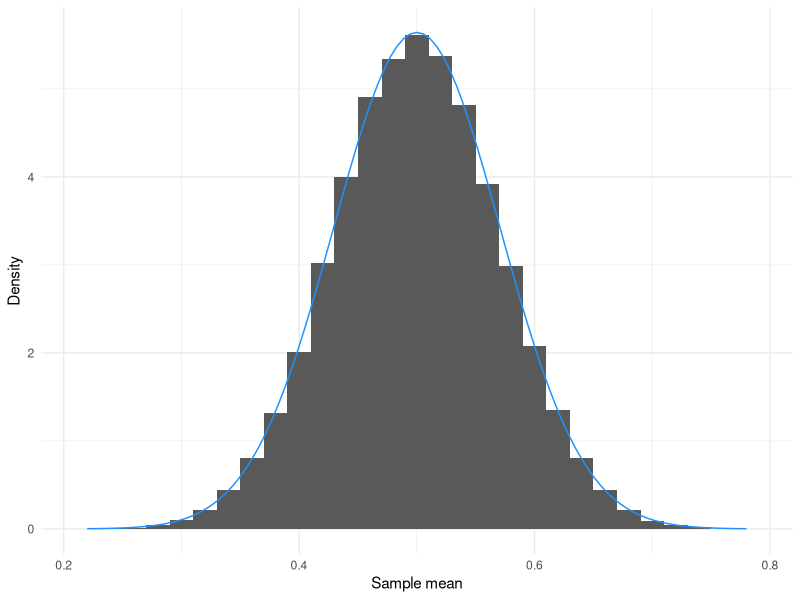
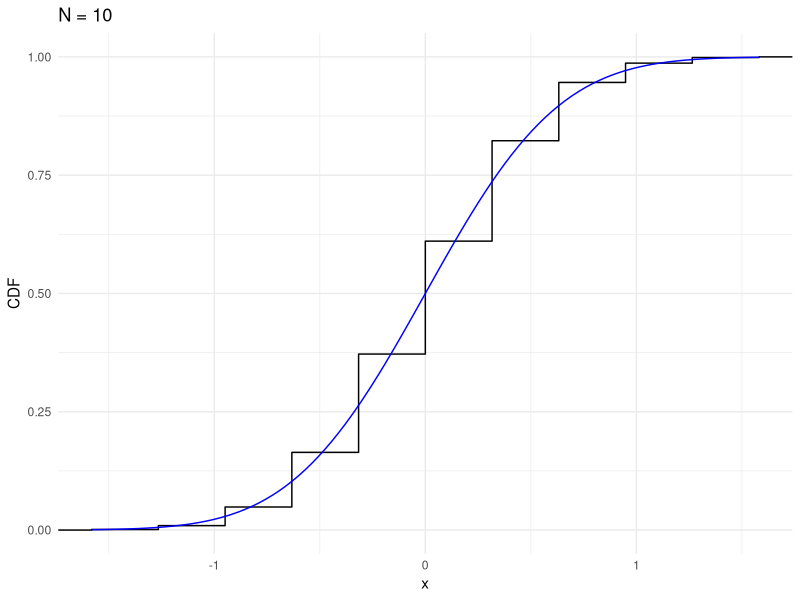
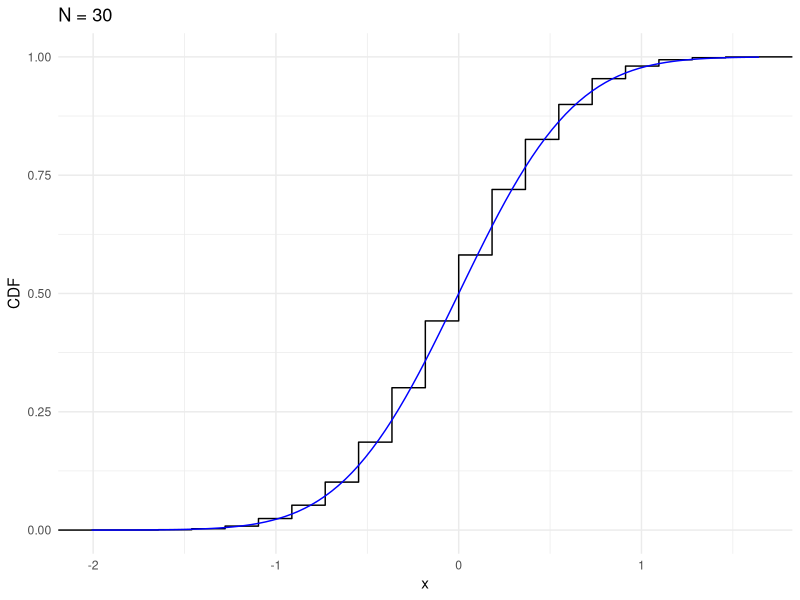
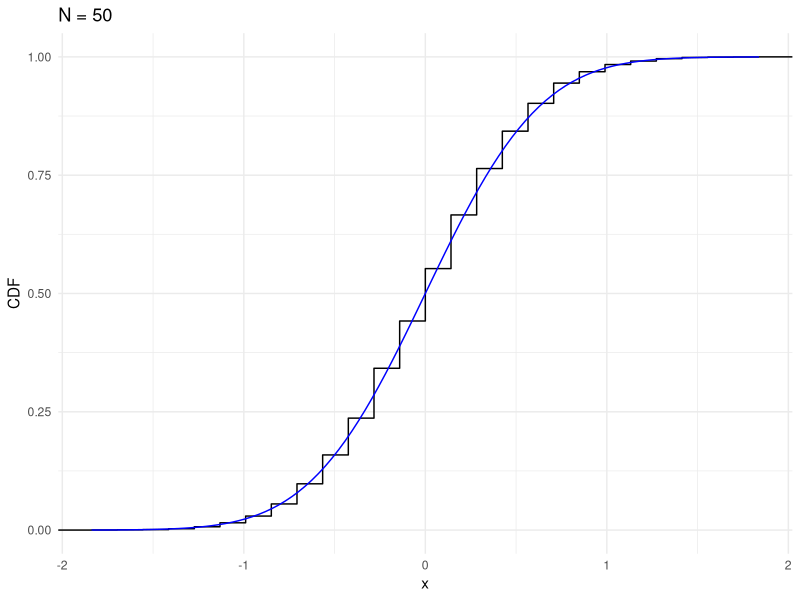
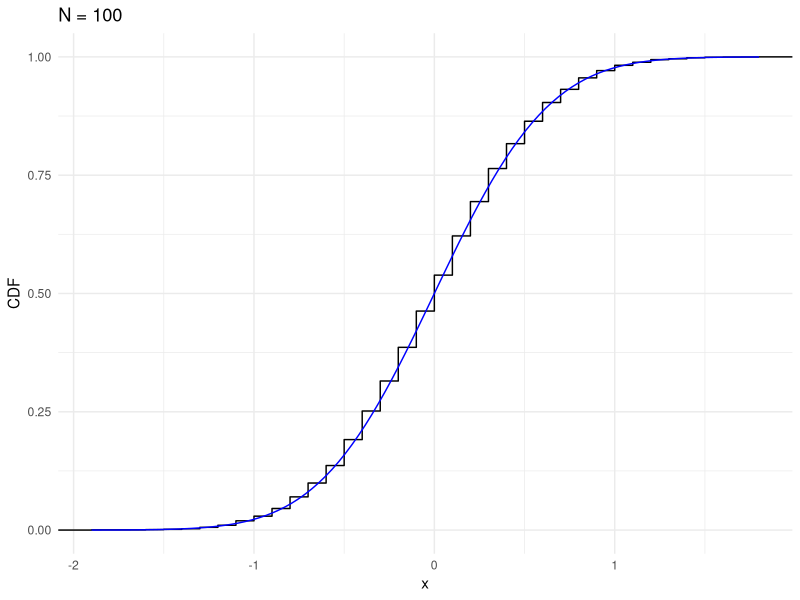
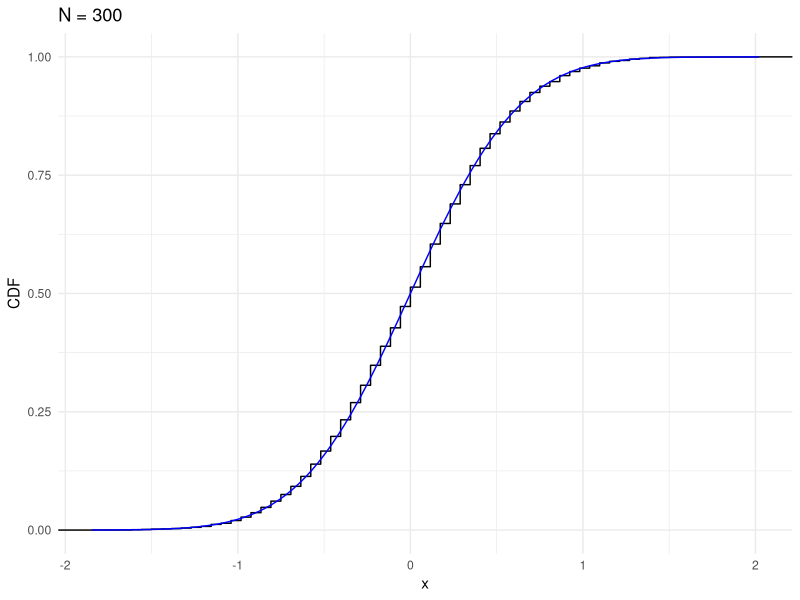
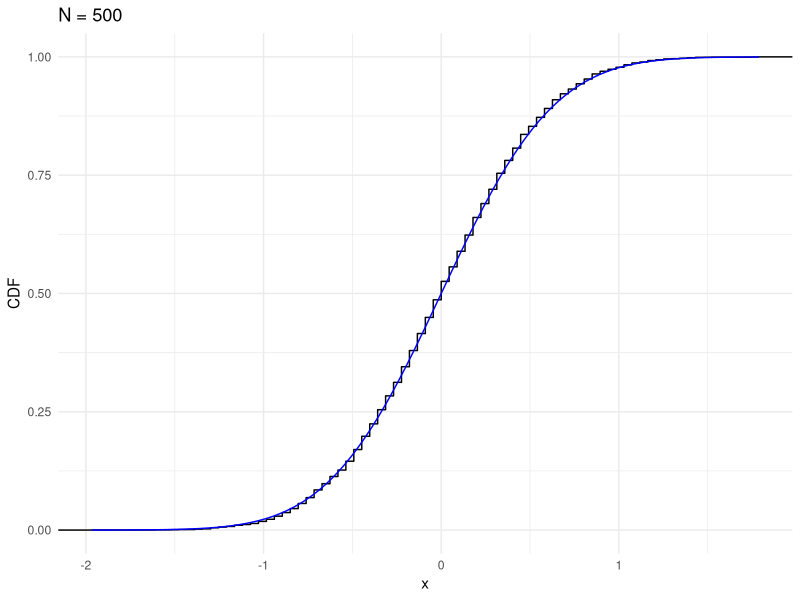
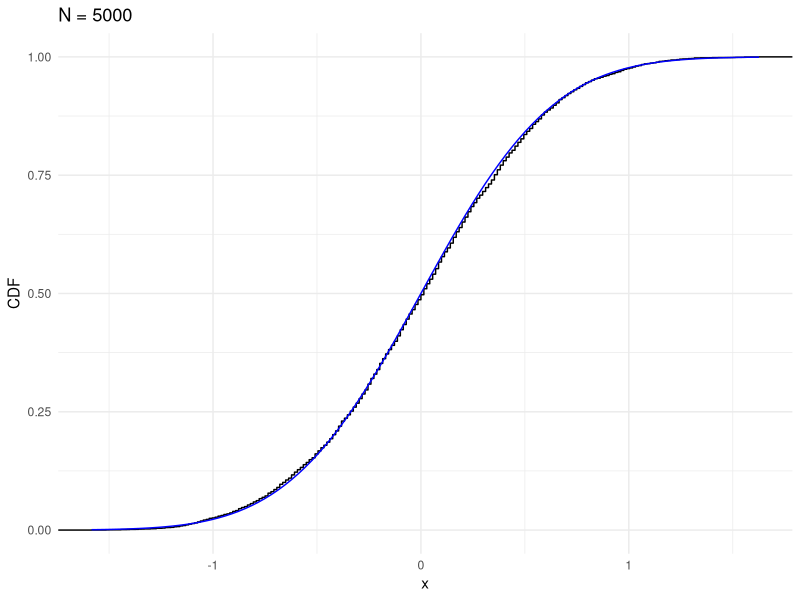

Write the R code that produced these figures, in order.
## ---- chunk 1
knitr::opts_chunk$set(echo = TRUE)
library(tidyverse)
## ---- chunk 2
# Set the seed for a random number generator
set.seed(53706)

# Generate N=100 random normal variates
rand_norm <- rnorm(100, mean=2, sd=1)

# Calculate the mean - it's close to 2
print(mean(rand_norm))

# Note that if I run this fragment again and again, I will get the exact
# same values in rand_norm - this is because the seed is fixed at the top of
# the fragment! 
## ---- chunk 3

set.seed(53706) # Set random seed
niter <- 100000 # Number of for loop iterations 
sample_means <- replicate(niter, mean(rbinom(n=50, size=1, prob=.5)))
# What's the mean of the sampling distribution? The population mean E[X_i]
mean(sample_means)

# What's its distribution? It's not bernoulli! It's (roughly) normal (by the CLT)
tibble(xbar = sample_means) %>% ggplot(aes(x=xbar)) +
  geom_histogram(aes(y = after_stat(density)), binwidth=.02) + 
  xlab("Sample mean") +
  ylab("Density") +
  stat_function(fun=dnorm, args=list(mean=.5, sd=sqrt(.25/50)),
                col="dodgerblue") + # Overlay a normal curve w/ asymptotic mean/variance
  theme_minimal()


## ---- chunk 4
# set seed to make results replicable
set.seed(53706)

# Loop over different sample sizes
samp_sizes <- c(10, 30, 50, 100, 300, 500, 5000)

# for each sample size, iterate 5000 times
niter <- 5000
# loop over different n, i.e., sample size: 10, 30, 50, 100, 300, 500, 5000
for(samp_size in samp_sizes){
  clt_seq <- rep(NA, niter) # create a vector to store the results
  
  # Run the monte carlo
  for(i in 1:niter){
    # compute the (rescaled) draws
    clt_seq[i] <- sqrt(samp_size) * (mean(rbinom(n = samp_size, 
                                                 size = 1, 
                                                 prob = .5)) - 0.5)
  }
  
  # save plot to compare the empirical CDF with normal CDF
  plot <- tibble(clt_sim = clt_seq) %>% ggplot(aes(x = clt_sim)) +
          stat_ecdf(geom = "step") + 
          xlab("x") + 
          ylab("CDF") + 
          stat_function(fun = pnorm, args =  list(mean = 0, sd = 0.5),
                        col = "blue")+  theme_minimal() + ggtitle(label = paste0("N = ", samp_size))
  
  # plot figures
  print(plot)
  
}
## ---- chunk 5
# Set seed
set.seed(53706)

# Define the parameters of the DGP
N = 30
mu = 0
sigma = sqrt(4)

# Define a function to compute the unadjusted variance
var_unadj = function(x){
  return((1/length(x))*sum((x - mean(x))^2))
}

# Number of iterations
niter = 10000

# Run the simulation and get evaluations of the unadjusted variance
sim_results = 1:niter %>% map_dbl(function(x) var_unadj(rnorm(n=N, mean=mu, sd=sigma)))

# Calculate bias
mean(sim_results) - sigma^2
## ---- chunk 6
# Set seed
set.seed(60615)

# Define the parameters of the DGP
N = 30
mu = 0
sigma = sqrt(4)

# Define a function to compute the unadjusted variance
# This function is equivalent to var() in R
var_adj = function(x){
  return((1/(length(x)-1))*sum((x - mean(x))^2))
}

# Number of iterations
niter = 10000

# Run the simulation and get evaluations of the unadjusted variance
sim_results_adj = 1:niter %>% map_dbl(function(x) var_adj(rnorm(n=N, mean=mu, sd=sigma)))

# Calculate bias
mean(sim_results_adj) - sigma^2

## ---- chunk 7
# Set seed
set.seed(53706)

# Parameters
mu = 0
sigma = sqrt(4)

# Set range of Ns - this can be whatever you want, but more levels = more sims
N_vec = c(20, 40, 60, 100, 1000, 2000)
niter = 10000

# Make a list with N_vec elements each containing niter copies of the relevant sample size
iter_list <- N_vec %>% map(function(x) rep(x, niter)) 

# Use Map twice
# Then summarize each simulation run by taking the mean
sim_results_unadj <- iter_list %>% 
    map(. %>% map_dbl(function(x) var_unadj(rnorm(n=x, mean=mu, sd=sigma)))) %>% 
    map_dbl(mean) 
    # Note that each vector contains the sample size, 
    # so we're passing that sample size to the n argument in our in-line function (n=x).
sim_results_adj <- iter_list %>% map(. %>% 
    map_dbl(function(x) var_adj(rnorm(n=x, mean=mu, sd=sigma)))) %>% map_dbl(mean)

# Put into a dataframe for plotting
plot_frame = data.frame(n = N_vec, Uncorrected = sim_results_unadj - sigma^2, Corrected = sim_results_adj-sigma^2)

# GGplot likes faceting by factors - let's go from wide to long here!
plot_frame <- plot_frame %>% pivot_longer(
    cols = c(Uncorrected, Corrected), names_to="Estimator", values_to = "Bias")

# Plot the results
plot_frame %>% ggplot(aes(x=n, y=Bias, colour=Estimator)) + 
    geom_hline(yintercept = 0, lty=2) + geom_line() + 
    xlab("Sample Size (N)") + ylab("Bias") +  theme_minimal()
